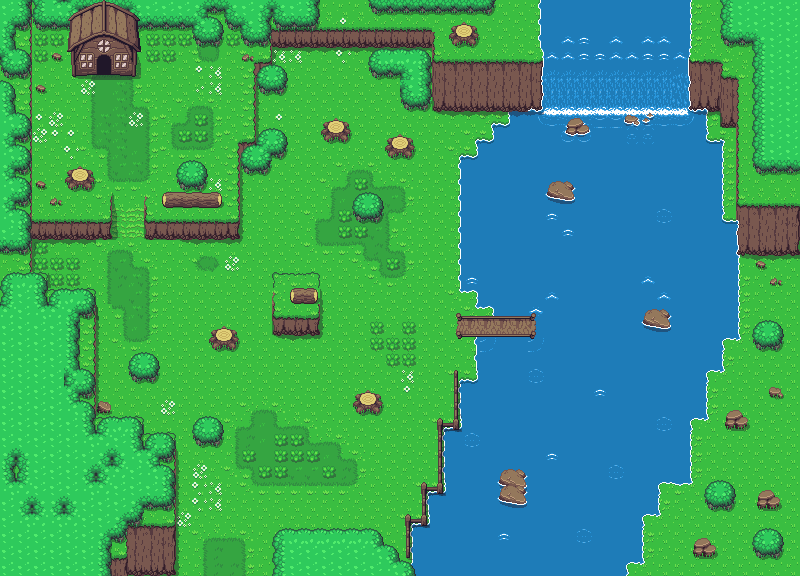

Rendered tile map (Tiled .tmx) drawn with the repository's tilesets; below, a short description and the map source with its tile grids summarised:
An orthogonal 50x36 tile map with 16x16 px tiles, 3 tile layers (Ground, Collisions, Ground 2), 2 tilesets and 55 objects.

<map version="1.2" tiledversion="1.2.3" orientation="orthogonal" renderorder="left-down" width="50" height="36" tilewidth="16" tileheight="16" infinite="0" nextlayerid="12" nextobjectid="68">
 <tileset firstgid="1" source="overworld.tsx" />
 <tileset firstgid="1441" source="objects.tsx" />
 <layer id="7" name="Ground" width="50" height="36">
  <data>[1800 cells, 1800 non-empty, 46 distinct tile ids]</data>
 </layer>
 <layer id="8" name="Collisions" width="50" height="36">
  <data>[1800 cells, 713 non-empty, 120 distinct tile ids]</data>
 </layer>
 <layer id="9" name="Ground 2" width="50" height="36">
  <data>[1800 cells, 532 non-empty, 140 distinct tile ids]</data>
 </layer>
 <objectgroup id="11" name="collisions mask">
  <object id="3" x="145.282" y="197.278" width="2.54881" height="40.2712" />
  <object id="4" x="145.792" y="224.805" width="92.2669" height="15.2929" />
  <object id="5" x="145.282" y="219.198" width="91.7571" height="6.11714" />
  <object id="6" x="163.124" y="193.71" width="58.6226" height="12.2343" />
  <object id="7" x="180.456" y="162.104" width="24.4686" height="27.5271" />
  <object id="8" x="67.2886" y="167.712" width="25.4881" height="22.4295" />
  <object id="9" x="-0.509762" y="2.54881" width="33.1345" height="272.213" />
  <object id="11" x="0.509762" y="273.232" width="49.9567" height="200.336" />
  <object id="12" x="46.6973" y="290.728" width="47.4505" height="286.962" />
  <object id="13" x="3.01273" y="417.263" width="139.339" height="157.415" />
  <object id="14" x="140.845" y="437.599" width="34.6464" height="137.832" />
  <object id="15" x="138.586" y="433.08" width="36.9059" height="6.02546" />
  <object id="16" x="194.321" y="417.263" width="29.3741" height="29.3741" />
  <object id="17" x="131.807" y="355.502" width="26.3614" height="24.855" />
  <object id="18" x="209.385" y="323.115" width="29.3741" height="29.3741" />
  <object id="19" x="273.405" y="273.405" width="46.6973" height="63.2673" />
  <object id="20" x="354.749" y="391.655" width="29.3741" height="26.3614" />
  <object id="21" x="273.405" y="530.24" width="109.965" height="49.71" />
  <object id="22" x="383.37" y="545.304" width="29.3741" height="32.3868" />
  <object id="23" x="405.212" y="516.683" width="23.3486" height="30.1273" />
  <object id="24" x="422.535" y="480.53" width="27.8677" height="41.425" />
  <object id="27" x="438.352" y="420.276" width="21.8423" height="70.7991" />
  <object id="28" x="454.922" y="370.566" width="29.3741" height="64.0205" />
  <object id="29" x="477.518" y="337.426" width="24.855" height="45.1909" />
  <object id="30" x="459.441" y="332.907" width="76.8246" height="6.02546" />
  <object id="31" x="460.194" y="315.583" width="76.8246" height="5.27228" />
  <object id="32" x="456.16" y="315.948" width="4.57506" height="4.57506" />
  <object id="33" x="456.968" y="333.979" width="4.57506" height="4.03682" />
  <object id="34" x="535.82" y="314.333" width="4.84418" height="24.7591" />
  <object id="35" x="493.694" y="264.444" width="26.8843" height="50.3471" />
  <object id="36" x="477.075" y="231.694" width="27.3732" height="74.2986" />
  <object id="37" x="459.967" y="156.907" width="30.306" height="133.933" />
  <object id="38" x="476.097" y="141.265" width="32.75" height="18.0858" />
  <object id="39" x="492.228" y="124.157" width="34.2164" height="19.5523" />
  <object id="40" x="511.291" y="110.47" width="32.75" height="14.1754" />
  <object id="41" x="401.799" y="21.9963" width="107.049" height="88.4739" />
  <object id="42" x="369.538" y="11.2425" width="32.2612" height="64.5224" />
  <object id="43" x="270.799" y="11.7314" width="112.914" height="34.2164" />
  <object id="50" x="271.776" y="44.9702" width="2.44403" height="32.2612" />
  <object id="51" x="256.623" y="63.056" width="32.2612" height="32.2612" />
  <object id="52" x="249.291" y="64.0336" width="4.39926" height="107.049" />
  <object id="53" x="239.026" y="143.709" width="31.2836" height="31.2836" />
  <object id="54" x="256.135" y="125.134" width="30.7948" height="32.2612" />
  <object id="55" x="234.138" y="143.709" width="7.3321" height="98.2501" />
  <object id="56" x="139.799" y="0" width="132.955" height="27.862" />
  <object id="57" x="195.034" y="27.862" width="28.3508" height="20.0411" />
  <object id="58" x="240.982" y="29.3284" width="32.75" height="17.597" />
  <object id="59" x="33.2388" y="0.977613" width="36.6605" height="28.3508" />
  <object id="60" x="97.3347" y="74.9838">
   <polygon points="0,0 0,-16.583 3.84532,-19.7073 8.89231,-19.9476 13.4586,-16.1023 13.4586,-0.96133 37.9726,2.16299 39.6549,-22.5913 44.4615,-22.5913 42.0582,-55.5168 39.1742,-72.5805 -24.0333,-72.5805 -28.3592,-54.5555 -30.0416,-24.9946 -30.2819,-22.5913 -26.4366,-23.0719 -25.4753,2.16299" />
  </object>
  <object id="61" x="354.773" y="195.751" width="28.3818" height="26.7123" />
  <object id="62" x="322.217" y="119.788" width="27.9644" height="22.9559" />
  <object id="63" x="383.989" y="135.648" width="30.8861" height="26.2949" />
  <object id="65" x="107.35" y="194.188" width="5.81197" height="44.7863" />
  <object id="66" x="144.957" y="196.239" width="4.10256" height="44.7863" />
  <object id="67" x="30.0855" y="218.803" width="84.1026" height="21.1966" />
 </objectgroup>
</map>
